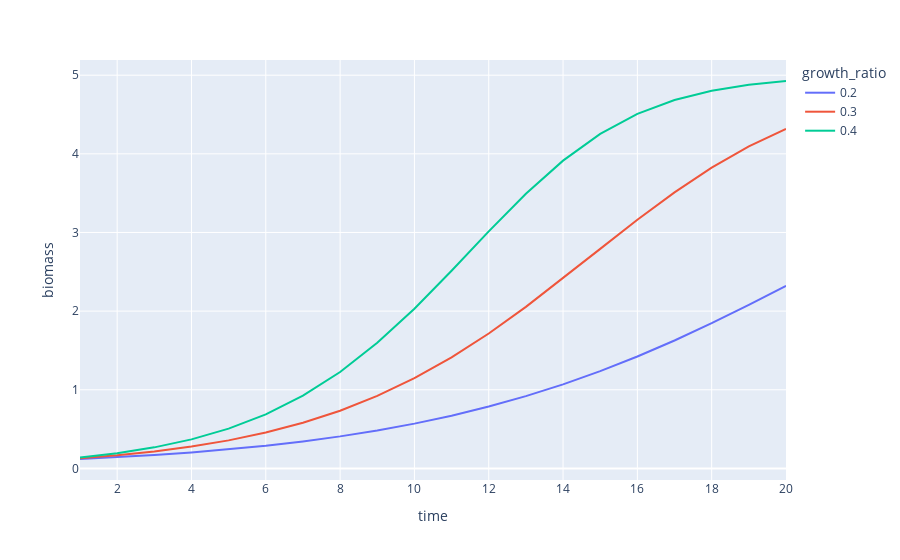

Notebook source saved alongside this figure:
### Markdown cell above
## Population Control

Alright the population is clearly growing exponentially - however we know populations eventually reach their limits. Specifically there's a notion of the **Carrying Capacity** of an ecosystem which is how much of a specific species an ecosystem can actually support. Then the idea is that as a population reaches its carrying capacity it becomes harder and harder for the population to actually grow. What's driving this slow down? In an unfished system the answer is natural mortality which, given our demographic stability assumption must occur across the board. So how do we want to model this? 

### Linear Competition Pressure

One way to think about this is apply some kind of pressure to our $rB$ term from our population growth so that when the population is first growing $r$ is unlimited, but as the population grows $r$ effectively shrinks until it eventually becomes $0$ at $B_{\infty}$ (the carrying capacity). There are obviously loads of ways this pressure could manifest, however we can make the simplest assumption - **Linearity**. This would be acheived by multiplying $r$ by the following term:

$$ 1 - B/B_{\infty}$$

to get:

$$ B_{t+1} = B_{t} + r(1-B_t/B_{\infty}) B_{t} $$

### Code cell
B = [np.ones(3)*0.1]
B_max = 5
rows = []
for t in range(1, 20 + 1):
    nB = (B[-1] + R * (1 - B[-1]/B_max) * B[-1])
    nB[nB > B_max] = B_max
    B.append(nB)
    for r, b in zip(R, B[-1]):
        rows.append({
            'biomass': b,
            'time': t,
            'growth_ratio': r 
        })
px.line(
    pd.DataFrame(rows), x='time', y='biomass', color='growth_ratio'
)

### Figure 1 — Plotly figure (JSON) as saved in the notebook; plotly's stock layout.template omitted (floating-point values rounded to 4 significant figures)
{"data": [{"hovertemplate": "growth_ratio=0.2<br>time=%{x}<br>biomass=%{y}<extra></extra>", "legendgroup": "0.2", "line": {"color": "#636efa", "dash": "solid"}, "marker": {"symbol": "circle"}, "mode": "lines", "name": "0.2", "orientation": "v", "showlegend": true, "type": "scatter", "x": [1, 2, 3, 4, 5, 6, 7, 8, 9, 10, 11, 12, 13, 14, 15, 16, 17, 18, 19, 20], "xaxis": "x", "y": [0.1196, 0.1429, 0.1707, 0.2037, 0.2428, 0.289, 0.3434, 0.4074, 0.4822, 0.5694, 0.6703, 0.7864, 0.9189, 1.069, 1.237, 1.423, 1.627, 1.846, 2.079, 2.322], "yaxis": "y"}, {"hovertemplate": "growth_ratio=0.3<br>time=%{x}<br>biomass=%{y}<extra></extra>", "legendgroup": "0.3", "line": {"color": "#EF553B", "dash": "solid"}, "marker": {"symbol": "circle"}, "mode": "lines", "name": "0.3", "orientation": "v", "showlegend": true, "type": "scatter", "x": [1, 2, 3, 4, 5, 6, 7, 8, 9, 10, 11, 12, 13, 14, 15, 16, 17, 18, 19, 20], "xaxis": "x", "y": [0.1294, 0.1672, 0.2157, 0.2776, 0.3563, 0.4556, 0.5798, 0.7335, 0.9213, 1.147, 1.412, 1.716, 2.054, 2.417, 2.792, 3.162, 3.51, 3.824, 4.094, 4.316], "yaxis": "y"}, {"hovertemplate": "growth_ratio=0.4<br>time=%{x}<br>biomass=%{y}<extra></extra>", "legendgroup": "0.4", "line": {"color": "#00cc96", "dash": "solid"}, "marker": {"symbol": "circle"}, "mode": "lines", "name": "0.4", "orientation": "v", "showlegend": true, "type": "scatter", "x": [1, 2, 3, 4, 5, 6, 7, 8, 9, 10, 11, 12, 13, 14, 15, 16, 17, 18, 19, 20], "xaxis": "x", "y": [0.1392, 0.1933, 0.2677, 0.369, 0.5057, 0.6875, 0.9247, 1.226, 1.596, 2.031, 2.514, 3.014, 3.492, 3.914, 4.254, 4.508, 4.685, 4.803, 4.879, 4.926], "yaxis": "y"}], "layout": {"legend": {"title": {"text": "growth_ratio"}, "tracegroupgap": 0}, "margin": {"t": 60}, "xaxis": {"anchor": "y", "domain": [0, 1], "title": {"text": "time"}}, "yaxis": {"anchor": "x", "domain": [0, 1], "title": {"text": "biomass"}}}}
